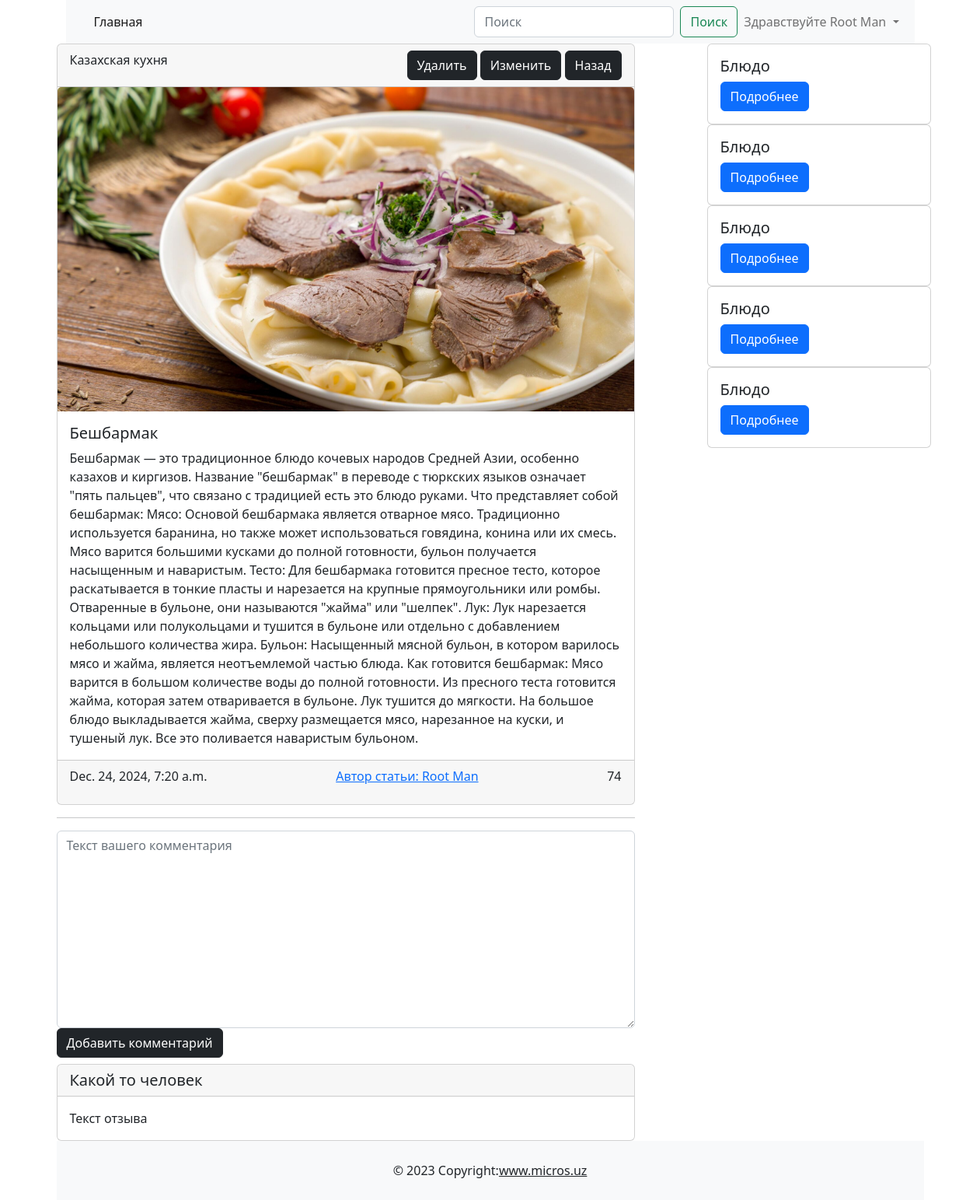
The page /post/beshbarmak (signed in) on the database its author committed.
### users/models.py (models this page shows)
class CustomUser(AbstractUser):
    image = models.ImageField(upload_to='profile_images/%Y/%m/%d', blank=True, null=True)
    phonenumber = models.CharField(max_length=13, blank=True, null=True)
    address = models.CharField(max_length=100, blank=True, null=True)
    def __str__(self):
        return self.get_full_name()

### main/models.py (models this page shows, shortened)
class Post(models.Model):
    title = models.CharField(max_length=255, unique=True)
    slug = models.SlugField(max_length=255, unique=True)
    photo = models.ImageField(upload_to='photo/%y/%m/%d', blank=True, null=True)
    author = models.ForeignKey(CustomUser, on_delete=models.CASCADE)
    category = models.ForeignKey('Category', on_delete=models.CASCADE, related_name='posts')
    content = models.TextField()
    created_at = models.DateTimeField(auto_now_add=True)
    updated_at = models.DateTimeField(auto_now=True)
    available = models.BooleanField(default=True)
    class Meta:
        ordering = ['-created_at']
        verbose_name = 'Post'
        verbose_name_plural = 'Posts'

class Category(models.Model):
    name= models.CharField(max_length=100, unique=True)
    slug = models.SlugField(max_length=100, unique=True)

### main/views.py (the view)
# urls.py: path('post/<slug:post_slug>', views.detail_page, name='detail_page'),
def detail_page(request, post_slug):
    post = get_object_or_404(Post, slug=post_slug)
    data = {
        'post': post
    }
    return render(request, 'main/detail_page.html', data)

### main/templates/main/detail_page.html (shortened to what this page needs)
{% extends "base.html" %}
        {% block content %}
        <main>
            <div class="d-flex justify-content-between"><div class="col-8">
                <div class="card"><div class="card-header d-flex justify-content-between">{{post.category.name}}
                    <div>
                        <a href="#!" class="btn btn-dark">Удалить</a>
                        <a href="#!" class="btn btn-dark">Изменить</a>
                        <a href="#!" class="btn btn-dark">Назад</a>
                    </div>
                </div>
                    <img src="{% if post.photo %}{{post.photo.url}}{% else %}https://www.raumplus.ru/upload/iblock/99e/Skoro-zdes-budet-foto.jpg{% endif %}" class="card-img-top" width="300" alt=""><div class="card-body">
                    <h5 class="card-title">{{ post.title }}</h5>
                    <p class="card-text">
                        {{ post.content }}
                    </p>
                </div>
                    <div class="card-footer d-flex justify-content-between"><p class="card-text">{{ post.updated_at }}</p>
                        <a href="/profile/1">Автор статьи: {{post.author}}</a>
                        <p class="card-text">74</p>
                    </div>
                </div>
                <hr>
                <form action="#!" method="post" , enctype="multipart/form-data">
                    <textarea name="text" cols="40" rows="10" class="form-control" placeholder="Текст вашего комментария" required id="id_text"></textarea>
                    <button class="btn btn-dark" type="submit">Добавить комментарий</button>
                </form>
                <div class="card mt-2"><h5 class="card-header">Какой то человек</h5>
                    <div class="card-body">
                        <p class="card-text">Текст отзыва</p>
                    </div>
                </div>
            </div>
            <div class="col-1"></div>
            <div class="col-4">
                <div class="card" style="width: 18rem;">
                    <div class="card-body"><h5 class="card-title">Блюдо</h5><a href="#!" class="btn btn-primary">Подробнее</a></div>
                </div>
                <div class="card" style="width: 18rem;">
                    <div class="card-body"><h5 class="card-title">Блюдо</h5><a href="#!" class="btn btn-primary">Подробнее</a></div>
                </div>
                <div class="card" style="width: 18rem;">
                    <div class="card-body"><h5 class="card-title">Блюдо</h5><a href="#!" class="btn btn-primary">Подробнее</a></div>
                </div>
                <div class="card" style="width: 18rem;">
                    <div class="card-body"><h5 class="card-title">Блюдо</h5><a href="#!" class="btn btn-primary">Подробнее</a></div>
                </div>
                <div class="card" style="width: 18rem;">
                    <div class="card-body"><h5 class="card-title">Блюдо</h5><a href="#!" class="btn btn-primary">Подробнее</a></div>
                </div>
            </div>
            </div>
        </main>
        {% endblock content %}

### templates/base.html (shortened to what this page needs)
{% load static %}
<!doctype html>
<html lang="en">
<head>
    <link href="https://cdn.jsdelivr.net/npm/bootstrap@5.2.3/dist/css/bootstrap.min.css" rel="stylesheet">
    <link rel="stylesheet" href="{% static "main/css/styles.css" %}">
</head>
<body>
    <div class="container">
        <header>
            <div class="container">
                {% block header %}
                    <nav class="navbar navbar-expand-lg bg-light">
                        <div class="container-fluid">
                            <div class="collapse navbar-collapse" id="navbarSupportedContent">
                                <ul class="navbar-nav me-auto mb-2 mb-lg-0"><li class="nav-item"><a class="nav-link active" aria-current="page" href="{% url "main:index" %}">Главная</a></li></ul>
                                <div class="d-flex">
                                    <form class="d-flex" role="search" method="get" action="#!">
                                        <input name="q" class="form-control me-2" type="search" placeholder="Поиск" aria-label="Поиск">
                                        <button class="btn btn-outline-success" type="submit">Поиск</button>
                                    </form>
                                    <ul class="navbar-nav me-auto mb-2 mb-lg-0">
                                        <li class="nav-item dropdown">
                                            {% if user.is_authenticated %}
                                                <a class="nav-link dropdown-toggle" href="#" id="navbarDropdown" role="button"
                                                data-bs-toggle="dropdown" aria-expanded="false">
                                                    Здравствуйте {{user}}
                                                </a>
                                            {% else %}
                                            <div class="d-flex align-items-center">
                                                <a class="nav-link" href="{% url 'users:login' %}">Войти</a>
                                                <a class="nav-link" href="#">Регистрация</a>
                                            </div>
                                            {% endif %}
                                        </li>
                                    </ul>
                                </div>
                            </div>
                        </div>
                    </nav>
                {% endblock header %}
            </div>
        </header>
        <main>
            {% block content %}
            {% endblock content %}
        </main>
         {% block footer %}
            <footer class="bg-light text-center text-lg-start">
                <div class="text-center p-3" style="background-color: rgba(0, 0, 0, 0);">© 2023 Copyright:<a class="text-dark" href="https://mdbootstrap.com/">www.micros.uz</a></div>
            </footer>
         {% endblock footer %}
    </div>
</body>
</html>

### main/static/main/css/styles.css (style rules this page uses)
html, body { height: 100%; margin: 0; display: flex; flex-direction: column; }
.container { flex: 1; display: flex; flex-direction: column; }
main { flex: 1; }
footer { background-color: #f8f9fa; padding: 10px 0; text-align: center; }

### rows shown on the page
CustomUser: first_name+last_name "Root Man"
Post: category.name "Казахская кухня", photo (picture), title "Бешбармак", content "Бешбармак — это традиционное блюдо кочевых народов Средней Азии, особенно казахов и киргизов. Название \"бешбармак\" в переводе с тюркских языков означает \"пять пальцев\", что связано с традицией есть это блюдо руками. Что представляет собой бешбармак: Мясо: Основой бешбармака является отварное мясо. Традиционно используется баранина, но также может использоваться говядина, конина или их смесь. Мясо варится большими кусками до полной готовности, бульон получается насыщенным и наваристым. Тесто: Для бешбармака готовится пресное тесто, которое раскатывается в тонкие пласты и нарезается на крупные прямоугольники или ромбы. Отваренные в бульоне, они называются \"жайма\" или \"шелпек\". Лук: Лук…", updated_at "Dec. 24, 2024, 7:20 a.m.", author "Root Man"
